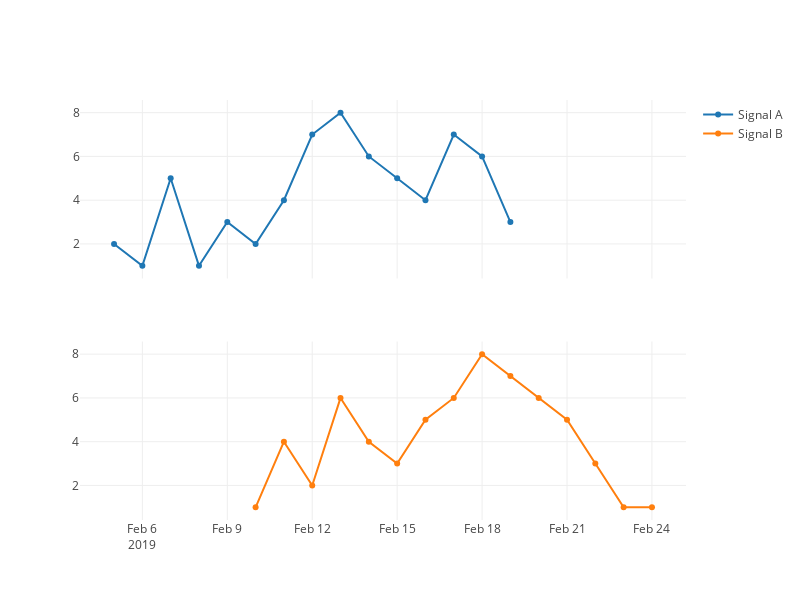

Source (notebook cell):
### Markdown cell above
可以看到，两张子图的x轴是不一样的。现在我们来看第2类情况：2图共享x轴，并且按时间对齐。

### Code cell
trace_1 = go.Scatter(
    x = pd.date_range('2019/02/05', periods=15),
    y = df['A'],
    name = 'Signal A') # 创建'Signal A'

trace_2 = go.Scatter(
    x = pd.date_range('2019/02/10', periods=15),
    y = df['B'],
    yaxis = 'y2', # 单独指定y轴
    name = 'Signal B') # 创建'Signal B'

fig = tools.make_subplots(rows=2, cols=1, shared_xaxes=True) # 修改参数"shared_xaxes=True", 则2图共享x轴，其他都一样，共享y轴也类似
fig.append_trace(trace_1, 1, 1) 
fig.append_trace(trace_2, 2, 1) 
fig['layout'].update(height=600, width=800) # 调节尺寸

plotly.offline.iplot(fig) # 绘制

### Figure 1 — Plotly figure (JSON) as saved in the notebook; plotly's stock layout.template omitted (floating-point values rounded to 4 significant figures)
{"data": [{"name": "Signal A", "type": "scatter", "uid": "83729b50-5935-11e9-a9bf-c8d3ffec4c05", "x": ["2019-02-05", "2019-02-06", "2019-02-07", "2019-02-08", "2019-02-09", "2019-02-10", "2019-02-11", "2019-02-12", "2019-02-13", "2019-02-14", "2019-02-15", "2019-02-16", "2019-02-17", "2019-02-18", "2019-02-19"], "xaxis": "x", "y": [2, 1, 5, 1, 3, 2, 4, 7, 8, 6, 5, 4, 7, 6, 3], "yaxis": "y"}, {"name": "Signal B", "type": "scatter", "uid": "83733728-5935-11e9-a69d-c8d3ffec4c05", "x": ["2019-02-10", "2019-02-11", "2019-02-12", "2019-02-13", "2019-02-14", "2019-02-15", "2019-02-16", "2019-02-17", "2019-02-18", "2019-02-19", "2019-02-20", "2019-02-21", "2019-02-22", "2019-02-23", "2019-02-24"], "xaxis": "x", "y": [1, 4, 2, 6, 4, 3, 5, 6, 8, 7, 6, 5, 3, 1, 1], "yaxis": "y2"}], "layout": {"height": 600, "width": 800, "xaxis": {"anchor": "y2", "domain": [0, 1]}, "yaxis": {"anchor": "free", "domain": [0.575, 1], "position": 0}, "yaxis2": {"anchor": "x", "domain": [0, 0.425]}}}
